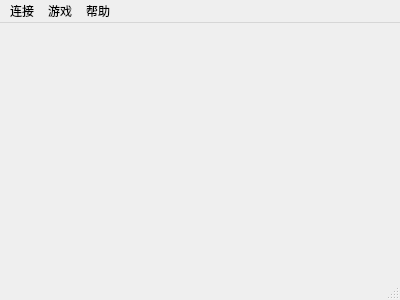
<?xml version="1.0" encoding="UTF-8"?>
<ui version="4.0">
 <class>MainWindow</class>
 <widget class="QMainWindow" name="MainWindow">
  <property name="geometry">
   <rect>
    <x>0</x>
    <y>0</y>
    <width>400</width>
    <height>300</height>
   </rect>
  </property>
  <property name="windowTitle">
   <string>Draughts Lite</string>
  </property>
  <widget class="QWidget" name="centralWidget"/>
  <widget class="QMenuBar" name="menuBar">
   <property name="geometry">
    <rect>
     <x>0</x>
     <y>0</y>
     <width>400</width>
     <height>18</height>
    </rect>
   </property>
   <widget class="QMenu" name="menuConnection">
    <property name="title">
     <string>连接</string>
    </property>
    <addaction name="actionNewGame"/>
    <addaction name="actionConnect"/>
    <addaction name="actionDisconnect"/>
   </widget>
   <widget class="QMenu" name="menuGame">
    <property name="title">
     <string>游戏</string>
    </property>
    <addaction name="actionSound"/>
    <addaction name="actionDraw"/>
    <addaction name="actionResign"/>
   </widget>
   <widget class="QMenu" name="menuHelp">
    <property name="title">
     <string>帮助</string>
    </property>
    <addaction name="actionAbout"/>
   </widget>
   <addaction name="menuConnection"/>
   <addaction name="menuGame"/>
   <addaction name="menuHelp"/>
  </widget>
  <widget class="QStatusBar" name="statusBar"/>
  <action name="actionNewGame">
   <property name="text">
    <string>创建新游戏</string>
   </property>
  </action>
  <action name="actionConnect">
   <property name="text">
    <string>连接到游戏</string>
   </property>
  </action>
  <action name="actionDisconnect">
   <property name="text">
    <string>断开连接</string>
   </property>
  </action>
  <action name="actionSound">
   <property name="checkable">
    <bool>true</bool>
   </property>
   <property name="text">
    <string>音效</string>
   </property>
  </action>
  <action name="actionDraw">
   <property name="text">
    <string>求和</string>
   </property>
   <property name="toolTip">
    <string>求和</string>
   </property>
  </action>
  <action name="actionResign">
   <property name="text">
    <string>认输</string>
   </property>
   <property name="toolTip">
    <string>认输 </string>
   </property>
  </action>
  <action name="actionAbout">
   <property name="text">
    <string>关于</string>
   </property>
  </action>
 </widget>
 <layoutdefault spacing="6" margin="11"/>
 <resources/>
 <connections/>
</ui>
